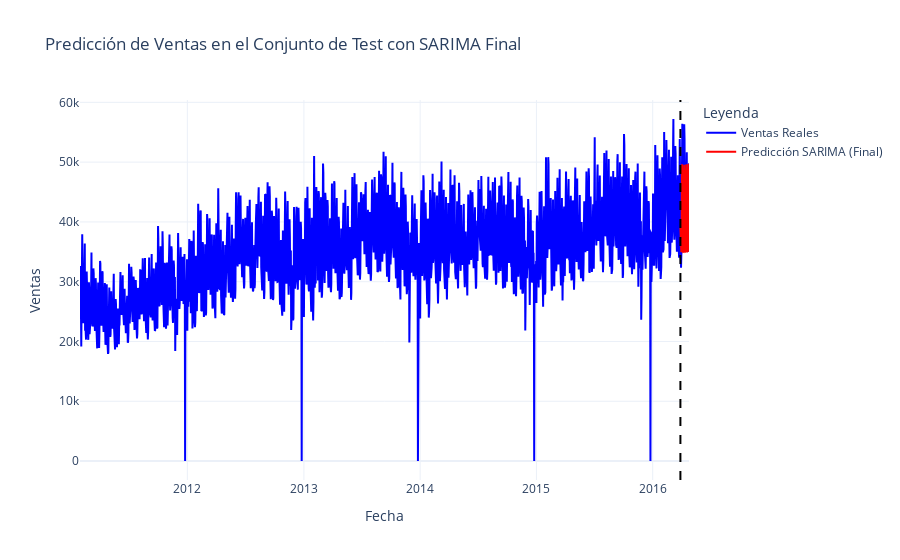

This figure's notebook cell:
### Markdown cell above
### <h4 style='background:#b4b4b4; border:0; border-radius: 10px; color:black'><center>1.1.4 PREDICCIÓN</center></h4>

### Code cell
# Hacer predicciones en el conjunto de prueba
sarima_final_forecast = result_sarimax_log.predict(start=len(train_sarima_log),
                                                end=len(df_sarimax)-1,
                                                dynamic=False)

# Reconvertir las predicciones aplicando la exponencial inversa (para deshacer log(1+x))
sarima_final_forecast_original = np.expm1(sarima_final_forecast)

# Reconvertir los valores reales de test para comparación
test_sarima_original = np.expm1(test_sarima_log)

# Crear la figura
fig = go.Figure()

# Agregar la serie de ventas reales
fig.add_trace(go.Scatter(x=df_sarimax.index, y=df_sarimax['daily_sales'],
                        mode='lines', name='Ventas Reales', line=dict(color='blue')))

# Agregar la serie de predicciones
fig.add_trace(go.Scatter(x=test_sarima_original.index, y=sarima_final_forecast_original,
                        mode='lines', name='Predicción SARIMA (Final)', line=dict(color='red')))

# Agregar línea vertical para indicar el inicio del conjunto de prueba
fig.add_vline(x=df_sarimax.index[-test_size], line=dict(color='black', dash='dash'), name="Inicio de Predicción")

# Configurar el diseño del gráfico
fig.update_layout(title="Predicción de Ventas en el Conjunto de Test con SARIMA Final",
                xaxis_title="Fecha",
                yaxis_title="Ventas",
                legend_title="Leyenda",
                template="plotly_white")

# Mostrar el gráfico interactivo
fig.show()

# Guardar predicciones en un DataFrame
df_predictions_test = pd.DataFrame({
    'date': test_sarima_original.index,
    'actual_sales': test_sarima_original.values,
    'predicted_sales': sarima_final_forecast_original.values
})

### Figure 1 — Plotly figure (JSON) as saved in the notebook; plotly's stock layout.template omitted (floating-point values rounded to 4 significant figures; data arrays with more than 128 entries replaced by an {"elided": "..."} marker saying what was removed)
{"data": [{"line": {"color": "blue"}, "mode": "lines", "name": "Ventas Reales", "type": "scatter", "x": {"elided": "1913 str values"}, "y": {"elided": "1913 int values"}}, {"line": {"color": "red"}, "mode": "lines", "name": "Predicción SARIMA (Final)", "type": "scatter", "x": ["2016-03-28T00:00:00.000000000", "2016-03-29T00:00:00.000000000", "2016-03-30T00:00:00.000000000", "2016-03-31T00:00:00.000000000", "2016-04-01T00:00:00.000000000", "2016-04-02T00:00:00.000000000", "2016-04-03T00:00:00.000000000", "2016-04-04T00:00:00.000000000", "2016-04-05T00:00:00.000000000", "2016-04-06T00:00:00.000000000", "2016-04-07T00:00:00.000000000", "2016-04-08T00:00:00.000000000", "2016-04-09T00:00:00.000000000", "2016-04-10T00:00:00.000000000", "2016-04-11T00:00:00.000000000", "2016-04-12T00:00:00.000000000", "2016-04-13T00:00:00.000000000", "2016-04-14T00:00:00.000000000", "2016-04-15T00:00:00.000000000", "2016-04-16T00:00:00.000000000", "2016-04-17T00:00:00.000000000", "2016-04-18T00:00:00.000000000", "2016-04-19T00:00:00.000000000", "2016-04-20T00:00:00.000000000", "2016-04-21T00:00:00.000000000", "2016-04-22T00:00:00.000000000", "2016-04-23T00:00:00.000000000", "2016-04-24T00:00:00.000000000"], "y": [39020.0, 35370.0, 34930.0, 34930.0, 39500.0, 49650.0, 47900.0, 39180.0, 35420.0, 34990.0, 35020.0, 39350.0, 49570.0, 48040.0, 39250.0, 35480.0, 35050.0, 35080.0, 39410.0, 49650.0, 48120.0, 39320.0, 35540.0, 35110.0, 35140.0, 39470.0, 49730.0, 48200.0]}], "layout": {"legend": {"title": {"text": "Leyenda"}}, "shapes": [{"line": {"color": "black", "dash": "dash"}, "name": "Inicio de Predicción", "type": "line", "x0": "2016-03-28T00:00:00", "x1": "2016-03-28T00:00:00", "xref": "x", "y0": 0, "y1": 1, "yref": "y domain"}], "title": {"text": "Predicción de Ventas en el Conjunto de Test con SARIMA Final"}, "xaxis": {"title": {"text": "Fecha"}}, "yaxis": {"title": {"text": "Ventas"}}}}
